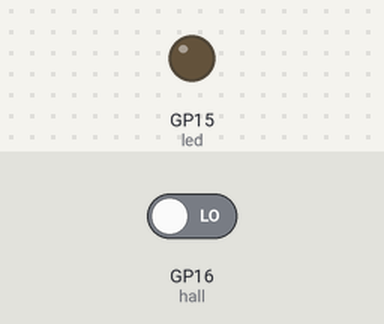
Simulated run of this program. Board: Raspberry Pi Pico running MicroPython. On the bench: output pins drawn as LEDs (lit = HIGH). Inputs (shaded band) come from the test bench; at power-on: GP16 (hall) LOW. What the program prints to the serial console is not drawn.

Above: at 1.2 s.
1.3 s: GP16 (hall) driven HIGH
At 1.8 s:
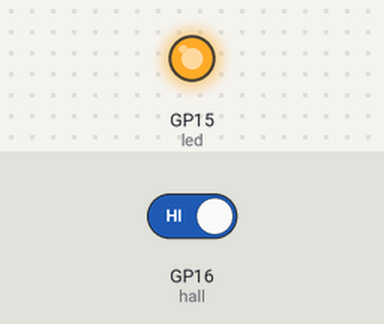
2.8 s: GP16 (hall) driven LOW
At 4.3 s:
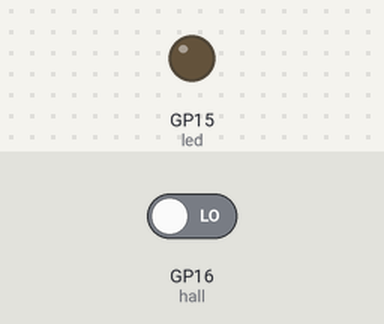
Timing chart, 0 to 5.8 s (numbered marks = the images above; inputs shaded):
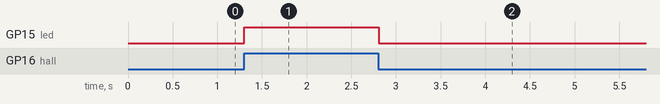

Measured:
- after the input at 1.3 s, GP15 (led): LOW → HIGH at once
- after the input at 2.8 s, GP15 (led): HIGH → LOW at once

The program:

main.py
```python
"""
Sensor Hall Efecto - Detectando Campos Magnéticos
=================================================

¿QUÉS ES ESTO?
El sensor Hall detecta la presencia de campos magnéticos sin necesidad de
contacto físico. Funciona como un "interruptor invisible" que se activa
cuando se acerca un imán. Es ampliamente utilizado en velocímetros,
sistemas de frenado ABS y detectores de posición.

Hardware: Raspberry Pi Pico con MicroPython
Plataforma: Wokwi
Componentes: Sensor Hall KY-024

📌 CONEXIONES FÍSICAS (3 cables):
─────────────────────────────────────────────────────────
   • VCC (sensor) ────────► 3.3V (Pico) - cable rojo
   • GND (sensor) ────────► GND (Pico)  - cable negro
   • OUT (sensor) ────────► GPIO 2 (Pico) - cable amarillo

Lenguaje: MicroPython
"""

# ═══════════════════════════════════════════════════════════════════════════
# EXPLICACIÓN DEL CÓDIGO
# ═══════════════════════════════════════════════════════════════════════════

from machine import Pin
import time

# ─────────────────────────────────────────────────────────────────────────
# CONFIGURACIÓN DE PINES
# ─────────────────────────────────────────────────────────────────────────

# LED: nos dice cuando se detecta el imán
led = Pin(15, Pin.OUT)
led.value(0)  # Apagado al inicio

# Sensor Hall en GPIO 16
# Es una entrada digital: 1 = detecta imán, 0 = no detecta
hall = Pin(16, Pin.IN)

# Variables para contar detecciones
detecciones = 0  # Cuántas veces se detectó el imán
ultimo_estado = 0  # Estado anterior (para detectar cambios)

# ═══════════════════════════════════════════════════════════════════════════
# BUCLE PRINCIPAL
# ═══════════════════════════════════════════════════════════════════════════

print("🧲 INICIANDO: Sensor de Efecto Hall")
print("   GPIO 15 → LED indicador")
print("   GPIO 16 → Sensor Hall")
print("   ¡Acerca un imán para probar!")
print("=" * 50)

while True:
    # Leer el estado actual del sensor (0 o 1)
    estado_actual = hall.value()

    # Detectar cuando el imán se ACERCA (flanco de subida: 0 → 1)
    if estado_actual == 1 and ultimo_estado == 0:
        led.value(1)  # Encender LED
        detecciones += 1
        print(f"🧲 IMÁN DETECTADO! (#{detecciones})")
        print("   ✅ Campo magnético presente")
        print("   💡 LED ENCENDIDO")

    # Detectar cuando el imán se ALEJA (flanco de bajaa: 1 → 0)
    elif estado_actual == 0 and ultimo_estado == 1:
        led.value(0)  # Apagar LED
        print("✅ Imán retirado")
        print("   ❌ Campo magnético ausente")
        print("   💡 LED APAGADO")
        print("-" * 40)

    # Recordar el estado para la próxima iteración
    ultimo_estado = estado_actual

    # Pequeña pausa para no saturar el CPU
    time.sleep(0.1)
```
